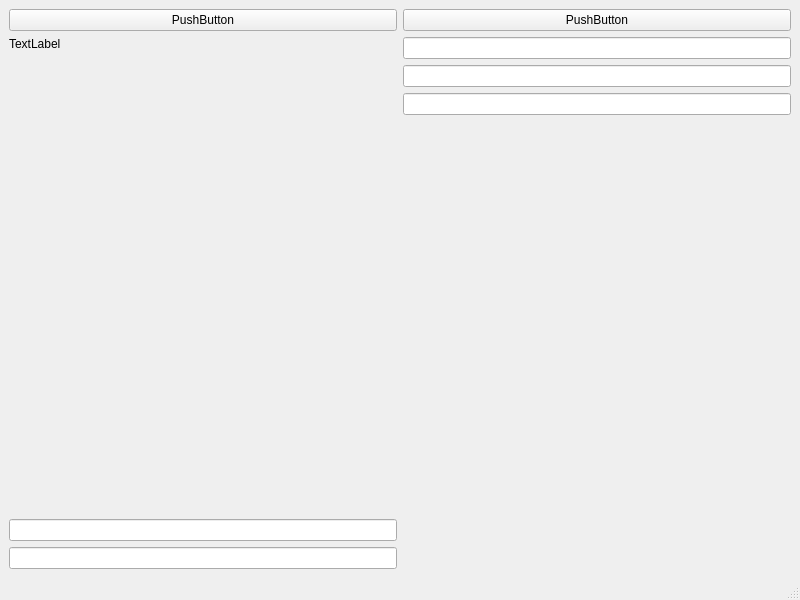
<?xml version="1.0" encoding="UTF-8"?>
<ui version="4.0">
 <class>MainWindow</class>
 <widget class="QMainWindow" name="MainWindow">
  <property name="geometry">
   <rect>
    <x>0</x>
    <y>0</y>
    <width>800</width>
    <height>600</height>
   </rect>
  </property>
  <property name="windowTitle">
   <string>MainWindow</string>
  </property>
  <widget class="QWidget" name="centralwidget">
   <layout class="QHBoxLayout" name="horizontalLayout">
    <item>
     <layout class="QVBoxLayout" name="verticalLayout">
      <item>
       <widget class="QPushButton" name="pushButton">
        <property name="text">
         <string>PushButton</string>
        </property>
       </widget>
      </item>
      <item>
       <widget class="QLabel" name="label">
        <property name="text">
         <string>TextLabel</string>
        </property>
       </widget>
      </item>
      <item>
       <spacer name="verticalSpacer">
        <property name="orientation">
         <enum>Qt::Vertical</enum>
        </property>
        <property name="sizeHint" stdset="0">
         <size>
          <width>20</width>
          <height>40</height>
         </size>
        </property>
       </spacer>
      </item>
      <item>
       <widget class="QLineEdit" name="lineEdit"/>
      </item>
      <item>
       <widget class="QLineEdit" name="lineEdit_2"/>
      </item>
     </layout>
    </item>
    <item>
     <layout class="QVBoxLayout" name="verticalLayout_2">
      <item>
       <widget class="QPushButton" name="pushButton_2">
        <property name="text">
         <string>PushButton</string>
        </property>
       </widget>
      </item>
      <item>
       <widget class="QLineEdit" name="lineEdit_3"/>
      </item>
      <item>
       <widget class="QLineEdit" name="lineEdit_4"/>
      </item>
      <item>
       <widget class="QLineEdit" name="lineEdit_5"/>
      </item>
      <item>
       <spacer name="verticalSpacer_2">
        <property name="orientation">
         <enum>Qt::Vertical</enum>
        </property>
        <property name="sizeHint" stdset="0">
         <size>
          <width>20</width>
          <height>40</height>
         </size>
        </property>
       </spacer>
      </item>
     </layout>
    </item>
   </layout>
  </widget>
  <widget class="QMenuBar" name="menubar">
   <property name="geometry">
    <rect>
     <x>0</x>
     <y>0</y>
     <width>800</width>
     <height>22</height>
    </rect>
   </property>
  </widget>
  <widget class="QStatusBar" name="statusbar"/>
 </widget>
 <resources/>
 <connections/>
</ui>
